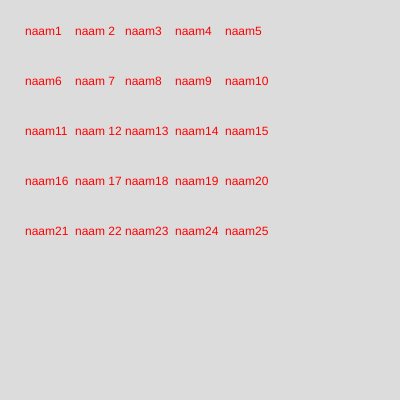
Frame 1 (no input)
Frame 60 (no input): identical to frame 1, image omitted
Frame 120 (the mouse pressed at the canvas centre since frame 60): identical to frame 1, image omitted

The p5.js sketch that drew this single still picture (run headless with seeded random() and noise() and a simulated clock; from frame 60 on, the mouse is pressed at the canvas centre):

// p5.js sketch
// ── sketch.js
function setup() {
  createCanvas(400, 400);

}
let array = [
['naam1','naam 2','naam3','naam4','naam5'],
['naam6','naam 7','naam8','naam9','naam10'],
['naam11','naam 12','naam13','naam14','naam15'],
['naam16','naam 17','naam18','naam19','naam20'],
['naam21','naam 22','naam23','naam24','naam25'],
];

function draw() {
  background(220);
  let index = 0;
for (let i = 0; i <  5;i++){
  for (let j = 0; j < 5; j++){
    // if(index % 2 ==0){
    //   fill (255)
    // } else{
    //   fill(0)
    // }
    // rect(j * 50 + 25 ,i*50 + 25,50)
  
index++;
fill(255,0,0);
  text(array[i][j],50 * j + 25,35+50 *i)
  }
}

 }
